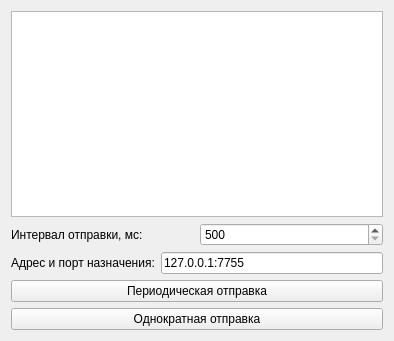
<?xml version="1.0" encoding="UTF-8"?>
<ui version="4.0">
 <class>Pinger</class>
 <widget class="QWidget" name="Pinger">
  <property name="geometry">
   <rect>
    <x>0</x>
    <y>0</y>
    <width>394</width>
    <height>341</height>
   </rect>
  </property>
  <property name="minimumSize">
   <size>
    <width>394</width>
    <height>341</height>
   </size>
  </property>
  <property name="maximumSize">
   <size>
    <width>394</width>
    <height>341</height>
   </size>
  </property>
  <property name="windowTitle">
   <string>Pinger</string>
  </property>
  <layout class="QVBoxLayout" name="verticalLayout">
   <item>
    <widget class="QTextBrowser" name="textBrowser"/>
   </item>
   <item>
    <layout class="QHBoxLayout" name="horizontalLayout">
     <item>
      <widget class="QLabel" name="label_2">
       <property name="text">
        <string>Интервал отправки, мс:</string>
       </property>
      </widget>
     </item>
     <item>
      <widget class="QSpinBox" name="spinBox">
       <property name="minimum">
        <number>500</number>
       </property>
       <property name="maximum">
        <number>10000</number>
       </property>
       <property name="singleStep">
        <number>500</number>
       </property>
      </widget>
     </item>
    </layout>
   </item>
   <item>
    <layout class="QHBoxLayout" name="horizontalLayout_2">
     <item>
      <widget class="QLabel" name="label">
       <property name="text">
        <string>Адрес и порт назначения:</string>
       </property>
      </widget>
     </item>
     <item>
      <widget class="QLineEdit" name="lineEdit">
       <property name="text">
        <string>127.0.0.1:7755</string>
       </property>
      </widget>
     </item>
    </layout>
   </item>
   <item>
    <widget class="QPushButton" name="pushButton">
     <property name="text">
      <string>Периодическая отправка</string>
     </property>
    </widget>
   </item>
   <item>
    <widget class="QPushButton" name="pushButton_2">
     <property name="text">
      <string>Однократная отправка</string>
     </property>
    </widget>
   </item>
  </layout>
 </widget>
 <resources/>
 <connections/>
</ui>
